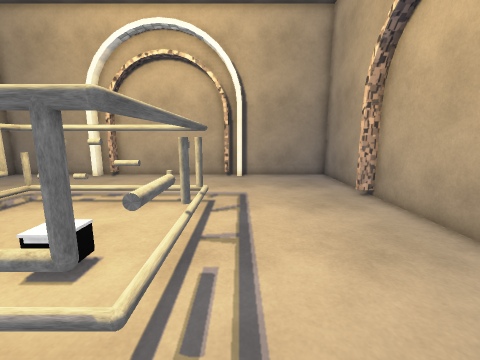
View 1 (above)

12 first-person views from a walk through a 3-D level made in the Unity game engine. The camera is 1.3 m above the floor, tilts 10° down and sees 90° across. The floor is counted in squares, 0.5 m on a side. Each view is taken from the middle of a square. On the plan, view 1 faces up. The plan holds only what a view shows up to about 17 squares ahead; the rest is blank. The place goes on beyond the plan. The player character is not drawn. Some surface patterns are stand-ins.

View 2
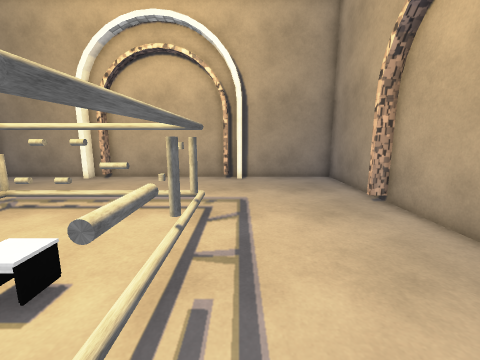

View 3
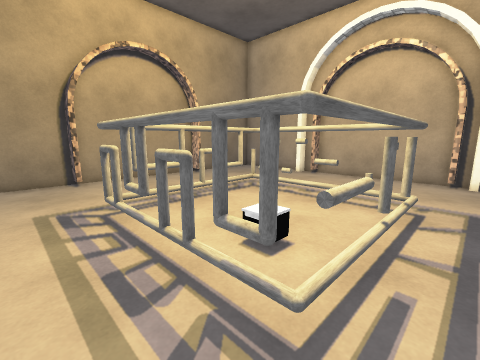

View 4
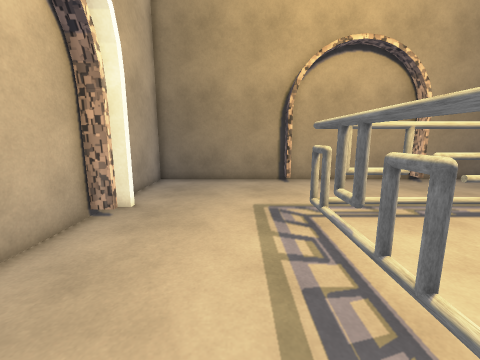

View 5
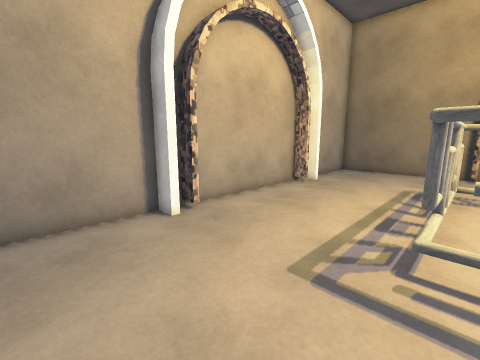

View 6
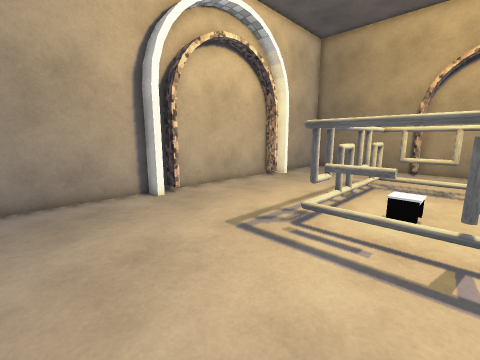

View 7
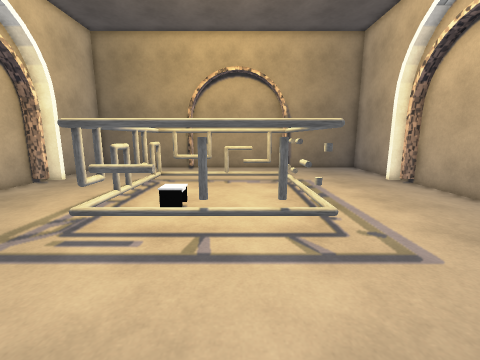

View 8
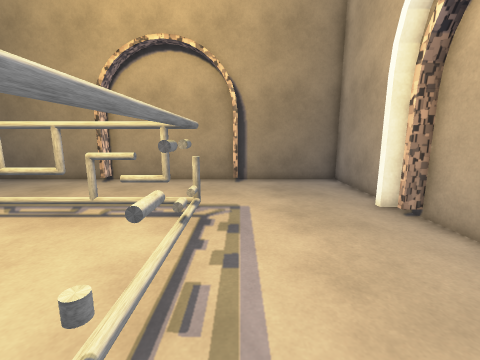

View 9
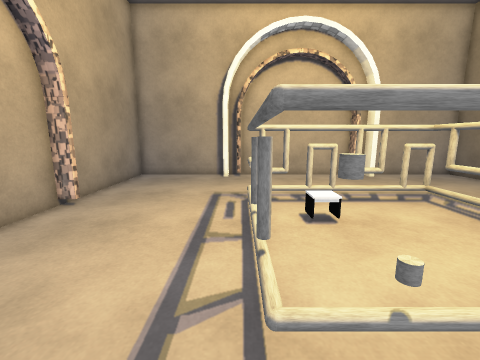

View 10
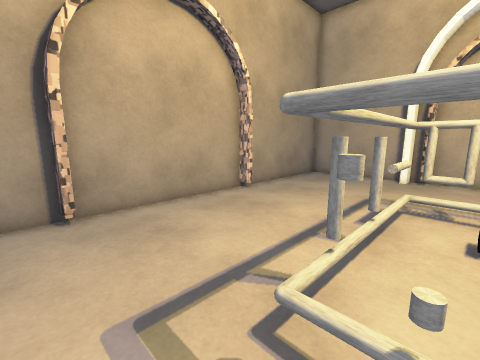

View 11
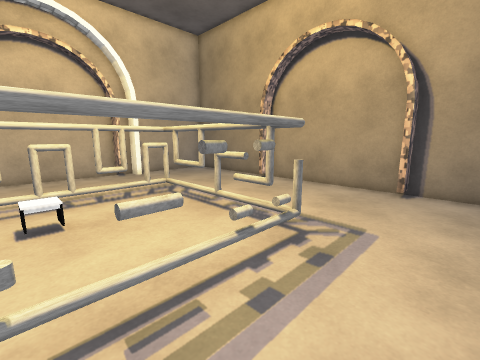

View 12
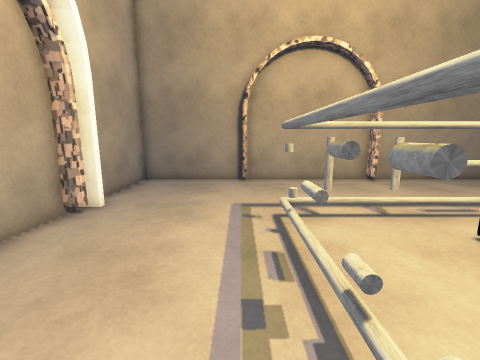

### Floor plan
Key: @ floor where view 1 was taken; # wall or solid block; . floor; A arch; O other object.
Columns run from 16 left of view 1 to 6 right of it. Each row starts with its distance up from view 1.
 17 #######A###############
 16 #.....#A.......A#.....#
 15 #.....................#
 14 #.....................#
 13 #.....................#
 12 #.....................#
 11 #A...................AA
 10 # .....OOOOOOOOO......#
  9 #......OOOOOOOOO......#
  8 #......OO.....OO......#
  7 #......OO.....OO......#
  6 #......OO.....OO......#
  5 #......OO.....OO......#
  4 #......OO.....OO......#
  3 #......OOOOOOOOO.....A#
  2 #......OOOOOOOOO......#
  1 #.....................#
  0 #...............@.....#
 -1 #.....................#
 -2 #.....................#
 -3 #.....................#
 -4 #.....#A.......A#.....#
 -5 #######A#######A#######

Positions as (right, up) in squares from view 1, and headings:
1: (0, 0), facing up
2: (0, 1), facing up
3: (0, 0), facing up-left
4: (-1, 0), facing left
5: (4, 3), facing down-left
6: (5, 6), facing down-left
7: (5, 7), facing left
8: (-1, 11), facing left
9: (-1, 12), facing down
10: (-3, 12), facing down-right
11: (-3, 13), facing down-left
12: (-9, 11), facing right
